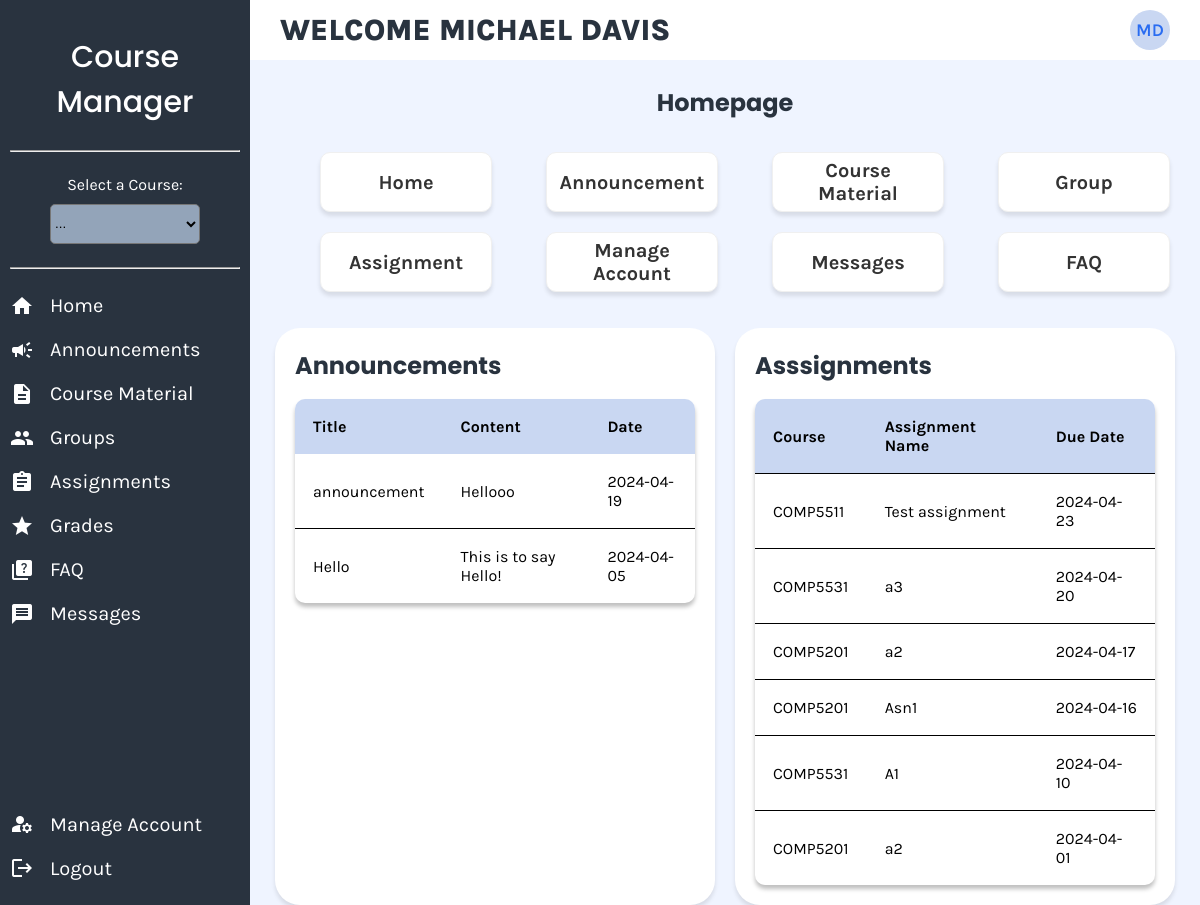
The page /student.php (signed in) on the database its author committed.
### tables this page shows
CREATE TABLE IF NOT EXISTS `announcements` (
  `announcement_id` int NOT NULL AUTO_INCREMENT,
  `title` varchar(255) NOT NULL,
  `content` text NOT NULL,
  `announcement_date` date NOT NULL,
  `userID` int NOT NULL,
  PRIMARY KEY (`announcement_id`) USING BTREE,
  KEY `userID` (`userID`) USING BTREE,
  CONSTRAINT `announcements_ibfk_1` FOREIGN KEY (`userID`) REFERENCES `user` (`userID`)
);

CREATE TABLE IF NOT EXISTS `assignments` (
  `Title` VARCHAR(100) NOT NULL,
  `Weight` DECIMAL(10,0) NOT NULL,
  `Max Mark` DECIMAL(10,0) NOT NULL,
  `Post Date` DATE NOT NULL,
  `Due Date` DATE NOT NULL,
  `assign_id` INT NOT NULL AUTO_INCREMENT,
  `assign_instructions` TEXT NOT NULL,
  `course_id` INT NOT NULL,
  PRIMARY KEY (`assign_id`),
  KEY `course_id` (`course_id`),
  CONSTRAINT `assignments_ibfk_1` FOREIGN KEY (`course_id`) REFERENCES `courses` (`course_id`) ON DELETE CASCADE ON UPDATE CASCADE
);

CREATE TABLE IF NOT EXISTS `courses` (
  `course_id` INT NOT NULL AUTO_INCREMENT,
  `course_name` VARCHAR(150) NOT NULL,
  `course_code` VARCHAR(150) NOT NULL,
  `dept_name` VARCHAR(150) NOT NULL,
  `semester` VARCHAR(150) NOT NULL,
  `room_no` VARCHAR(150) NOT NULL,
  `instructor_name` VARCHAR(150) NOT NULL,
  PRIMARY KEY (`course_id`)
) AUTO_INCREMENT=4;

### student.php (the view, shortened to what this page needs)
<?php
require 'header.php';
require 'sidebar.php';
$assignmentQuery = "SELECT a.*, c.course_code
                    FROM assignments a
                    INNER JOIN courses c ON a.course_id = c.course_id
                    ORDER BY a.`Due Date` DESC";
$assignmentResult = mysqli_query($conn, $assignmentQuery);
$query = "SELECT title, content, announcement_date, userID
          FROM announcements ORDER BY announcement_date DESC";
$result = mysqli_query($conn, $query);
?>
<!DOCTYPE html>
<html lang="en">
<head>
    <link rel="stylesheet" href="style.css">
</head>
<body>
    <main>
        <div class="container">
            <h1>Homepage</h1>
            <div class="tiles">
                <ul class="tiles">
                    <li>
                        <a href="index.php">Home</a>
                    </li>
                    <li>
                        <a href="#">Announcement</a>
                    </li>
                    <li>
                        <a href="course_material.php">Course Material</a>
                    </li>
                    <li>
                        <a href="groups.php">Group</a>
                    </li>
                    <li>
                        <a href="assignment.php">Assignment</a>
                    </li>
                    <li>
                        <a href="manage_account.php">Manage Account</a>
                    </li>
                    <li>
                        <a href="messages.php">Messages</a>
                    </li>
                    <li>
                        <a href="FAQ.php">FAQ</a>
                    </li>
                </ul>
            </div>
            <div class="general-tile">
                <div class="mid-tile">
                    <h1 class="mid-content">Announcements</h1>
                    <table>
                        <thead>
                            <tr>
                                <th>Title</th>
                                <th>Content</th>
                                <th>Date</th>
                            </tr>
                        </thead>
                        <tbody>
                            <?php
                            if ($result && mysqli_num_rows($result) > 0) {
                                while ($row = mysqli_fetch_assoc($result)) {
                                    echo "<tr>";
                                    echo "<td>" . htmlspecialchars($row['title']) . "</td>";
                                    echo "<td>" . nl2br(htmlspecialchars($row['content'])) . "</td>";
                                    echo "<td>" . htmlspecialchars($row['announcement_date']) . "</td>";
                                    echo "</tr>";
                                }
                            } else {
                                echo "<tr><td colspan='4'>No announcements available.</td></tr>";
                            }
                            ?>
                        </tbody>
                    </table>
                </div>
                <div class="mid-tile">
                    <h1 class="mid-content">Asssignments</h1>
                    <table>
                        <tr>
                            <th>Course</th>
                            <th>Assignment Name</th>
                            <th>Due Date</th>
                        </tr>
                        <?php
                        while ($row = mysqli_fetch_assoc($assignmentResult)) {
                            echo "<tr>";
                            echo "<td>" . $row['course_code'] . '</td>';
                            echo "<td>" . $row['Title'] . '</td>';
                            echo '<td>' . $row['Due Date'] . '</td>';
                            echo "</tr>";
                        }
                        ?>
                    </table>
                </div>
            </div>
        </div>
    </main>
</body>
</html>

### style.css (style rules this page uses)
main { background-color: #eff4ff; position: absolute; top: 60px; left: 250px; right: 0px; bottom: 0px; }
.container { margin: 25px 25px 25px 25px; }
h1 { font-family: 'Poppins', sans-serif; font-size: 24px; color: #29333F; text-align: center; }
table { width: 100%; position: relative; background: white; box-shadow: 0px 4px 4px rgba(0, 0, 0, 0.25); border-radius: 10px; border-collapse: collapse; overflow: hidden; }
tr { border-bottom: 1px solid black; }
tr:last-child { border-bottom: none; }
th { background-color: #c9d7f2; }
th, td { padding: 18px; text-align: left; }
*, *::after, *::before { box-sizing: border-box; }
body { color: black; font-family: 'Karla', sans serif; }
.tiles { display: flex; flex-wrap: wrap; justify-content: space-between; list-style-type: none; width: 100%; }
.tiles li { flex: 0 0 20%; background-color: white; padding: 10px; border-radius: 10px; text-align: center; justify-content: center; margin: 0px 5px 20px 5px; height: 60px; display: flex; align-items: center; border: 1px solid rgb(240, 240, 240); box-shadow: 0px 4px 4px rgba(0, 0, 0, 0.1); font-family: 'Karla', sans-serif; font-weight: 700; font-size: 20px; }
.tiles a { text-decoration: none; color: #333; }
.general-tile { display: grid; grid-template-columns: repeat(2, 1fr); gap: 20px; }
.mid-tile { background-color: white; padding: 20px; border-radius: 25px; box-shadow: 0px 4px 4px rgba(0, 0, 0, 0.1); }
.mid-content { margin-top: 0; text-align: left; }

### rows shown on the page
announcements: title "announcement", content "Hellooo", announcement_date "2024-04-19"
announcements: title "Hello", content "This is to say Hello!", announcement_date "2024-04-05"
assignments: course.course_code "COMP5511", Title "Test assignment", Due Date "2024-04-23"
assignments: course.course_code "COMP5531", Title "a3", Due Date "2024-04-20"
assignments: course.course_code "COMP5201", Title "a2", Due Date "2024-04-17"
assignments: course.course_code "COMP5201", Title "Asn1", Due Date "2024-04-16"
assignments: course.course_code "COMP5531", Title "A1", Due Date "2024-04-10"
assignments: course.course_code "COMP5201", Title "a2", Due Date "2024-04-01"

### other values the page prints
$pageTitle "WELCOME MICHAEL DAVIS"
$initials "MD"
